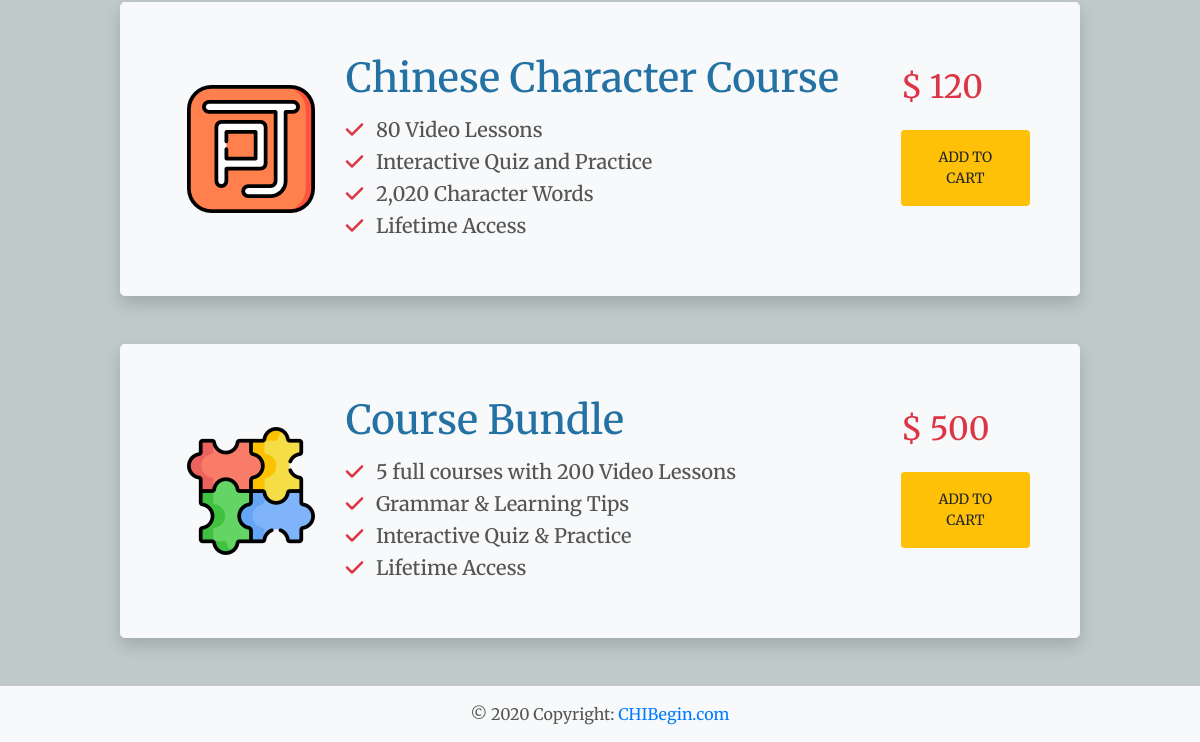
The page /store/ (lower part) on the database as committed earlier.
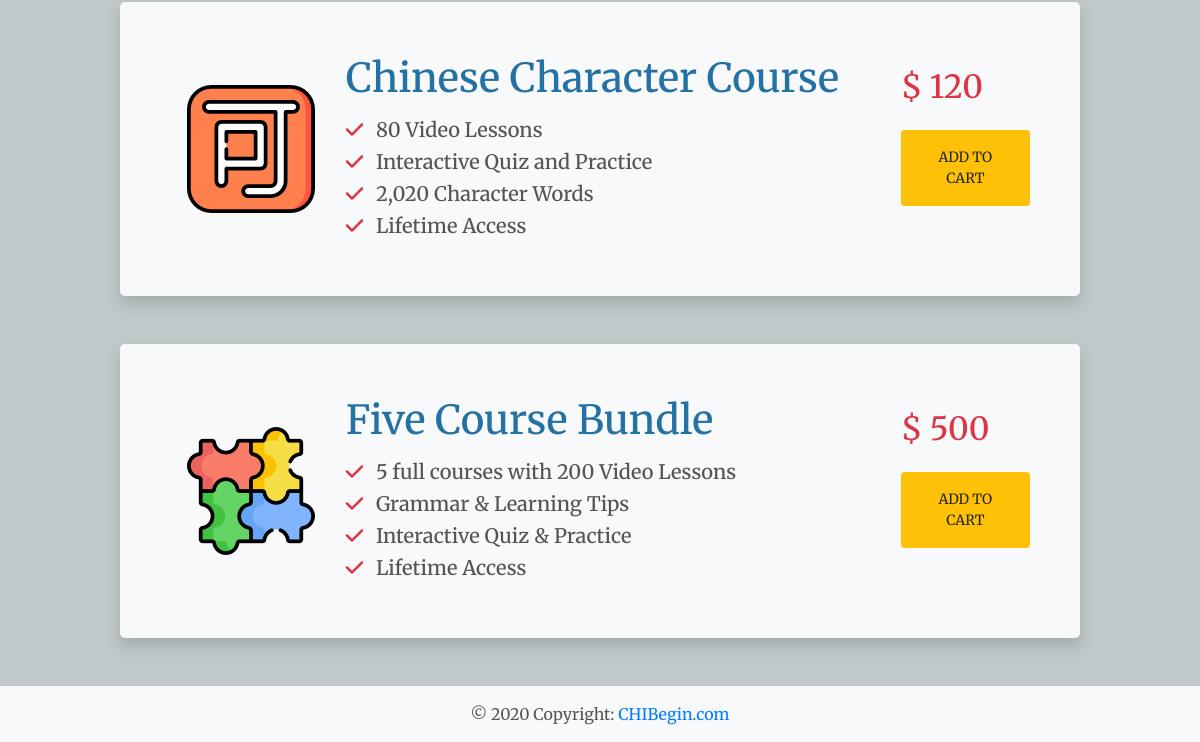
The same page on the database as committed later.
### store/models.py (models this page shows, shortened)
class Store(models.Model):
    sku = models.CharField(max_length=20, null=True, blank=True)
    name = models.CharField(max_length=254)
    description_1 = models.TextField()
    description_2 = models.TextField()
    description_3 = models.TextField()
    description_4 = models.TextField()
    price = models.DecimalField(max_digits=6, decimal_places=0)
    image = models.ImageField(null=True, blank=True)

### store/views.py (the view)
# urls.py: path('', views.all_courses, name='store')
def all_courses(request):
    store = Store.objects.all()
    context = {
        'store': store,
    }
    return render(request, 'store/store.html', context)

### store/templates/store/store.html
{% extends 'base.html' %}
{% load static %}
{% block content %}
    <div class="container">
        {% for store in store %}
            <div class="row mb-5 border border-4 border-light rounded-lg bg-light shadow">
                <div class="col-3 col-md-2 ml-5 my-auto">
                    <img src="/media/{{ store.image }}" alt="{{ store.name }}">
                </div>
                <div class="col-6 col-md-7 my-auto">
                    <h1 class="logo-font text-blue mt-5 mb-3">
                        {{ store.name }}
                    </h1>
                    <h5><i class="fa fa-check text-danger pr-2" aria-hidden="true"></i> {{ store.description_1 }}</h5>
                    <h5><i class="fa fa-check text-danger pr-2" aria-hidden="true"></i> {{ store.description_2 }}</h5>
                    <h5><i class="fa fa-check text-danger pr-2" aria-hidden="true"></i> {{ store.description_3 }}</h5>
                    <h5><i class="fa fa-check text-danger mb-5 pr-2" aria-hidden="true"></i> {{ store.description_4 }}</h5>
                </div>
                <div class="col-2 col-md-2 my-auto">
                    <h2 class="logo-font text-danger mx-auto">$ {{ store.price }}</h2>
                    <h6 class="py-3">
                        <a href="" class="btn btn-warning btn-sm rounded-1 text-uppercase py-3 px-3 my-auto mx-auto">Add to Cart</a>
                    </h6>
                </div>
            </div>
        {% endfor %}
    </div>
{% endblock %}

Rows that differ between the two databases and show on the page:
changed Store "5 full courses with 200 Video Lessons": name "Course Bundle" → "Five Course Bundle"
